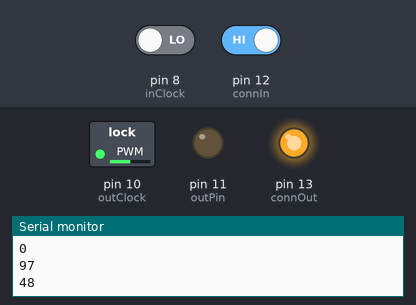
Bench run of a sketch on a simulated Arduino Uno, built with avr-gcc and run on an emulated ATmega328P. On the bench: switched loads named in the sketch (green lamp = pin HIGH), output pins drawn as LEDs (lit = HIGH), the last lines printed to the serial monitor. Inputs (shaded band) come from the test bench; at power-on: pin 12 (connIn) HIGH, pin 8 (inClock) LOW.

Above: at 2.8 s.
2.9 s: pin 12 (connIn) driven LOW
At 4.3 s:
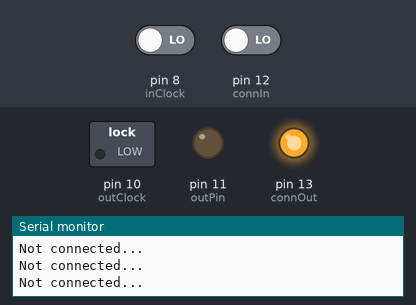
5.9 s: pin 12 (connIn) driven HIGH
At 9.31 s:
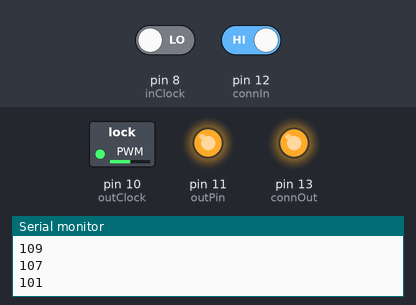
Timing chart, 0 to 11.0 s (numbered marks = the images above; inputs shaded):
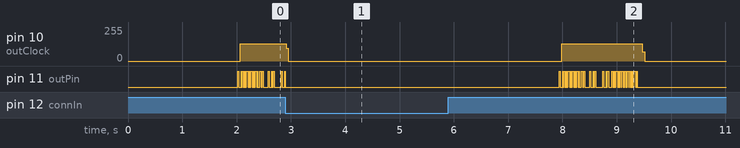

The sketch:

bitsend.ino
```cpp
#include <string.h>

bool wasDark = false;
bool connected = false;
int lightPin = 0;
int inClock = 8;
int inPin = 9;
int outClock = 10;
int outPin = 11;
int connIn = 12;
int connOut = 13;
char SHOE = 1;
byte x = 42;

const int uniqueID = 1337;
byte permanentKeyPair[80];
int tempKey = 0;

const String REQUEST_CHALLENGE_MESSAGE = "I would like a challenge, thank you.";
const String REQUEST_ID_MESSAGE = "ID";
const String REQUEST_TMPKEY_KEY = "tempKey";
const String REQUEST_PERMKEY_KEY = "permKey";

void checkLight() {
  bool isLight = analogRead(lightPin) > 1000;
  if (wasDark && isLight)
    tempKey++;
   wasDark = !isLight;
}

void setup() {
  // put your setup code here, to run once:
  //i made a change
  Serial.begin(9600);
  pinMode(outPin, OUTPUT);
  pinMode(inPin, INPUT);
  pinMode(inClock, INPUT);
  pinMode(outClock, OUTPUT);
  pinMode(connOut, OUTPUT);
  pinMode(connIn, INPUT);
  digitalWrite(connOut, HIGH);
}

void loop() {
  if (SHOE) {
    shoeLoop();
  } else {
    matLoop();
  }
}
/* ************************* CHECKING FOR A CONNECTION *********************** */

void updateConnection() {
  bool old = connected;
  connected = (digitalRead(connIn) == HIGH);
  //if (old != connected) delay(100);
}

/* ********************* SENDING AND RECEIVING BITS AND BYTES  *************** */
// Reads the pin and writes the bit to the rightmost bit of char, returning result
byte getBit(byte b) {
  while(digitalRead(inClock) == LOW) {
    updateConnection();
    if(!connected) return -1;
  }
  while(digitalRead(inClock) == HIGH) {
    updateConnection();
    if(!connected) -1;
  }
  return (b << 1) | ((digitalRead(inPin) == HIGH) ? 1 : 0);
}

// Consumes the leftmost bit and returns the resulting char
byte sendBit(byte b) {
  int delay = 10000; // 100 corresponds to 9600 baud
  digitalWrite(outClock, HIGH);
  digitalWrite(outPin, ((b & 0x80) ? HIGH : LOW));
  delayMicroseconds(delay/2);
  digitalWrite(outClock, LOW);
  delayMicroseconds(delay/2);
  return b << 1;
}

byte getByte() {
  byte accumulator = '\0';
  for (int i=0; i<8; i++) {
    accumulator = getBit(accumulator);
    if (!connected) return -1;
   }
  return accumulator;
}

void sendByte(byte b) {
  byte toSend = b;
  for (int i=0; i<8; i++) {
    toSend = sendBit(toSend);
    updateConnection();
    if (!connected) return;
  }
  Serial.println(b);
}

void getByteBuffer(byte* buffer, int size) {
  int i = 0;
  byte curByte = getByte();
  buffer[i] = curByte;
  while (connected && i < size && curByte != '\0') {
    curByte = getByte();
    buffer[++i] = curByte;
    updateConnection();
  }
}

void sendByteBuffer(String s) {
  int len = s.length();
  for (int i=0; i<=len; i++) {
    sendByte((byte) s[i]);
    if (!connected) return;
  }

}


/* *************************** CONNECTION HANDLER **************************** */
void onShoeConnect() {
  sendByteBuffer("abutts");

  String tmp = "a";
  tmp.concat(tempKey);
  sendByteBuffer(tmp);


  sendByteBuffer("apermkey");

  //sendByteBuffer("\n");
  // Await a response
  byte buffer[80];
  getByteBuffer(buffer, 80);
  Serial.println(String((char*)buffer));
}

void onMatConnect() {
  byte request[80];
  byte ID[80];
  byte tempKey[80];
  byte permKey[80];
  //shoe sends REQUEST_ID_MESSAGE

  getByteBuffer(ID, 80); //get ID

  getByteBuffer(tempKey, 80);//get tempkey

  getByteBuffer(permKey, 80);//get permkey

  Serial.print("ID is:");
  Serial.println(String((char*)ID));

  Serial.print("Temp Key is:");
  Serial.println(String((char*)tempKey));

  Serial.print("Perm Key is:");
  Serial.println(String((char*)permKey));

  /**
     Things Mat should do:
      ~"log \n" next line will have pc client print to console
      ~"request challenge \n" to request challenge
      ~next 3 things are uid \n, permpk \n, temppk\n
      ~after sending these 3, wait for client to give one of 3
          -"challenge response" (2 lines, one for each key, perm then temp)
          -"discard" -> no challenge coming back
*/
}

/* ************************** LOOP FOR MAT ******************************** */
void matLoop() {
  while (!connected) {
    updateConnection();
    //Serial.println("Not connected...");
  }
  delay(500);
  onMatConnect();
  while (connected) {
    updateConnection();
  }
  Serial.println("shoe disconnected");
  delay(1000);

}

/* ********************* LOOP FOR SHOE ************************************ */
void shoeLoop() {
    if (connected) {
      sendByteBuffer("Hello, World!\n");
      Serial.println("Sending...");
      updateConnection();
    } else {
      Serial.println("Going from connected to not.");
      delay(10);
      while(!connected) {
        Serial.println("Not connected...");
        updateConnection();
      }

      Serial.println("Connected... delaying");
      delay(2000);
      onShoeConnect();
      checkLight();
  }
}
```

Measured:
- after the input at 2.9 s, pin 11 (outPin): stops changing and stays LOW
- after the input at 5.9 s, pin 10 (outClock): 0/255 → 128/255 after 2.1 s, → 0/255 1.5 s later
